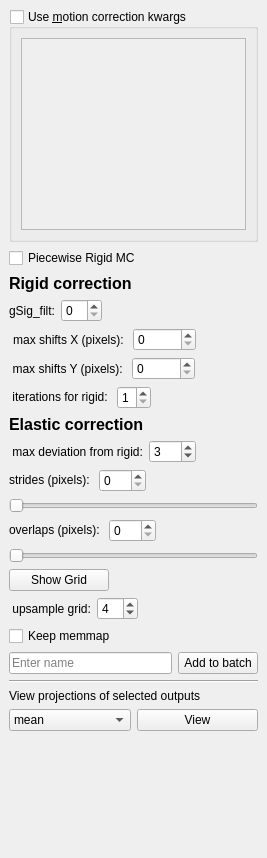
<?xml version="1.0" encoding="UTF-8"?>
<ui version="4.0">
 <class>MCORRWidget</class>
 <widget class="QDockWidget" name="MCORRWidget">
  <property name="geometry">
   <rect>
    <x>0</x>
    <y>0</y>
    <width>267</width>
    <height>858</height>
   </rect>
  </property>
  <property name="floating">
   <bool>true</bool>
  </property>
  <property name="allowedAreas">
   <set>Qt::NoDockWidgetArea</set>
  </property>
  <property name="windowTitle">
   <string>Motion Correction</string>
  </property>
  <widget class="QWidget" name="dockWidgetContents">
   <layout class="QVBoxLayout" name="verticalLayout">
    <item>
     <widget class="QGroupBox" name="groupBox_motion_correction_kwargs">
      <property name="toolTip">
       <string>You can enter additional kwargs to pass for MotionCorrect() instantiation.
Use single quotes for strings, do not use double quotes.</string>
      </property>
      <property name="statusTip">
       <string/>
      </property>
      <property name="title">
       <string>Use &amp;motion correction kwargs</string>
      </property>
      <property name="checkable">
       <bool>true</bool>
      </property>
      <property name="checked">
       <bool>false</bool>
      </property>
      <layout class="QVBoxLayout" name="verticalLayout_3">
       <item>
        <widget class="QPlainTextEdit" name="plainTextEdit_mc_kwargs">
         <property name="toolTip">
          <string>You can enter additional kwargs to pass for CNMF instantiation.
Use single quotes for strings, do not use double quotes.</string>
         </property>
        </widget>
       </item>
      </layout>
     </widget>
    </item>
    <item>
     <layout class="QHBoxLayout" name="horizontalLayout_21"/>
    </item>
    <item>
     <widget class="QCheckBox" name="checkBoxRigidMC">
      <property name="layoutDirection">
       <enum>Qt::LeftToRight</enum>
      </property>
      <property name="text">
       <string>Piecewise Rigid MC</string>
      </property>
      <property name="checked">
       <bool>false</bool>
      </property>
     </widget>
    </item>
    <item>
     <widget class="QLabel" name="label_16">
      <property name="font">
       <font>
        <pointsize>12</pointsize>
        <weight>75</weight>
        <bold>true</bold>
       </font>
      </property>
      <property name="toolTip">
       <string>Compute some summary images (correlation and peak to noise ratio)</string>
      </property>
      <property name="text">
       <string>Rigid correction</string>
      </property>
     </widget>
    </item>
    <item>
     <layout class="QHBoxLayout" name="horizontalLayout">
      <item>
       <widget class="QLabel" name="label">
        <property name="text">
         <string>gSig_filt:</string>
        </property>
       </widget>
      </item>
      <item>
       <widget class="QSpinBox" name="spinBoxGSig_filt">
        <property name="toolTip">
         <string>disabled if set to zero</string>
        </property>
       </widget>
      </item>
      <item>
       <spacer name="horizontalSpacer_2">
        <property name="orientation">
         <enum>Qt::Horizontal</enum>
        </property>
        <property name="sizeHint" stdset="0">
         <size>
          <width>40</width>
          <height>20</height>
         </size>
        </property>
       </spacer>
      </item>
     </layout>
    </item>
    <item>
     <layout class="QHBoxLayout" name="horizontalLayout_12">
      <item>
       <widget class="QLabel" name="label_9">
        <property name="layoutDirection">
         <enum>Qt::LeftToRight</enum>
        </property>
        <property name="text">
         <string> max shifts X (pixels): </string>
        </property>
        <property name="alignment">
         <set>Qt::AlignRight|Qt::AlignTrailing|Qt::AlignVCenter</set>
        </property>
       </widget>
      </item>
      <item>
       <widget class="QSpinBox" name="spinboxX">
        <property name="sizePolicy">
         <sizepolicy hsizetype="MinimumExpanding" vsizetype="Fixed">
          <horstretch>0</horstretch>
          <verstretch>0</verstretch>
         </sizepolicy>
        </property>
        <property name="maximum">
         <number>999</number>
        </property>
       </widget>
      </item>
      <item>
       <spacer name="horizontalSpacer_7">
        <property name="orientation">
         <enum>Qt::Horizontal</enum>
        </property>
        <property name="sizeHint" stdset="0">
         <size>
          <width>40</width>
          <height>20</height>
         </size>
        </property>
       </spacer>
      </item>
     </layout>
    </item>
    <item>
     <layout class="QHBoxLayout" name="horizontalLayout_13">
      <item>
       <widget class="QLabel" name="label_13">
        <property name="text">
         <string> max shifts Y (pixels): </string>
        </property>
        <property name="alignment">
         <set>Qt::AlignRight|Qt::AlignTrailing|Qt::AlignVCenter</set>
        </property>
       </widget>
      </item>
      <item>
       <widget class="QSpinBox" name="spinboxY">
        <property name="sizePolicy">
         <sizepolicy hsizetype="MinimumExpanding" vsizetype="Fixed">
          <horstretch>0</horstretch>
          <verstretch>0</verstretch>
         </sizepolicy>
        </property>
        <property name="maximum">
         <number>999</number>
        </property>
       </widget>
      </item>
      <item>
       <spacer name="horizontalSpacer_9">
        <property name="orientation">
         <enum>Qt::Horizontal</enum>
        </property>
        <property name="sizeHint" stdset="0">
         <size>
          <width>40</width>
          <height>20</height>
         </size>
        </property>
       </spacer>
      </item>
     </layout>
    </item>
    <item>
     <layout class="QHBoxLayout" name="horizontalLayout_14">
      <item>
       <widget class="QLabel" name="label_6">
        <property name="sizePolicy">
         <sizepolicy hsizetype="Preferred" vsizetype="Fixed">
          <horstretch>0</horstretch>
          <verstretch>0</verstretch>
         </sizepolicy>
        </property>
        <property name="text">
         <string> iterations for rigid: </string>
        </property>
        <property name="alignment">
         <set>Qt::AlignRight|Qt::AlignTrailing|Qt::AlignVCenter</set>
        </property>
       </widget>
      </item>
      <item>
       <widget class="QSpinBox" name="spinboxIterRigid">
        <property name="sizePolicy">
         <sizepolicy hsizetype="Fixed" vsizetype="Fixed">
          <horstretch>0</horstretch>
          <verstretch>0</verstretch>
         </sizepolicy>
        </property>
        <property name="minimum">
         <number>1</number>
        </property>
        <property name="maximum">
         <number>5</number>
        </property>
       </widget>
      </item>
      <item>
       <spacer name="horizontalSpacer_4">
        <property name="orientation">
         <enum>Qt::Horizontal</enum>
        </property>
        <property name="sizeHint" stdset="0">
         <size>
          <width>40</width>
          <height>20</height>
         </size>
        </property>
       </spacer>
      </item>
     </layout>
    </item>
    <item>
     <widget class="QLabel" name="label_17">
      <property name="font">
       <font>
        <pointsize>12</pointsize>
        <weight>75</weight>
        <bold>true</bold>
       </font>
      </property>
      <property name="toolTip">
       <string>Compute some summary images (correlation and peak to noise ratio)</string>
      </property>
      <property name="text">
       <string>Elastic correction</string>
      </property>
     </widget>
    </item>
    <item>
     <layout class="QHBoxLayout" name="horizontalLayout_16">
      <item>
       <widget class="QLabel" name="label_15">
        <property name="text">
         <string> max deviation from rigid:</string>
        </property>
        <property name="alignment">
         <set>Qt::AlignCenter</set>
        </property>
       </widget>
      </item>
      <item>
       <widget class="QSpinBox" name="spinboxMaxDev">
        <property name="maximum">
         <number>999</number>
        </property>
        <property name="value">
         <number>3</number>
        </property>
       </widget>
      </item>
      <item>
       <spacer name="horizontalSpacer_3">
        <property name="orientation">
         <enum>Qt::Horizontal</enum>
        </property>
        <property name="sizeHint" stdset="0">
         <size>
          <width>40</width>
          <height>20</height>
         </size>
        </property>
       </spacer>
      </item>
     </layout>
    </item>
    <item>
     <layout class="QVBoxLayout" name="verticalLayout_5">
      <item>
       <layout class="QHBoxLayout" name="horizontalLayout_17">
        <item>
         <widget class="QLabel" name="label_18">
          <property name="sizePolicy">
           <sizepolicy hsizetype="Preferred" vsizetype="Fixed">
            <horstretch>0</horstretch>
            <verstretch>0</verstretch>
           </sizepolicy>
          </property>
          <property name="text">
           <string>strides (pixels): </string>
          </property>
          <property name="alignment">
           <set>Qt::AlignBottom|Qt::AlignLeading|Qt::AlignLeft</set>
          </property>
         </widget>
        </item>
        <item>
         <widget class="QSpinBox" name="spinboxStrides">
          <property name="maximum">
           <number>500</number>
          </property>
          <property name="value">
           <number>0</number>
          </property>
         </widget>
        </item>
        <item>
         <spacer name="horizontalSpacer_6">
          <property name="orientation">
           <enum>Qt::Horizontal</enum>
          </property>
          <property name="sizeHint" stdset="0">
           <size>
            <width>40</width>
            <height>20</height>
           </size>
          </property>
         </spacer>
        </item>
       </layout>
      </item>
      <item>
       <widget class="QSlider" name="sliderStrides">
        <property name="minimum">
         <number>1</number>
        </property>
        <property name="maximum">
         <number>500</number>
        </property>
        <property name="orientation">
         <enum>Qt::Horizontal</enum>
        </property>
       </widget>
      </item>
     </layout>
    </item>
    <item>
     <layout class="QVBoxLayout" name="verticalLayout_6">
      <item>
       <layout class="QHBoxLayout" name="horizontalLayout_18">
        <item>
         <widget class="QLabel" name="label_19">
          <property name="sizePolicy">
           <sizepolicy hsizetype="Preferred" vsizetype="Fixed">
            <horstretch>0</horstretch>
            <verstretch>0</verstretch>
           </sizepolicy>
          </property>
          <property name="text">
           <string>overlaps (pixels): </string>
          </property>
          <property name="alignment">
           <set>Qt::AlignBottom|Qt::AlignLeading|Qt::AlignLeft</set>
          </property>
         </widget>
        </item>
        <item>
         <widget class="QSpinBox" name="spinboxOverlaps">
          <property name="maximum">
           <number>500</number>
          </property>
          <property name="value">
           <number>0</number>
          </property>
         </widget>
        </item>
        <item>
         <spacer name="horizontalSpacer_5">
          <property name="orientation">
           <enum>Qt::Horizontal</enum>
          </property>
          <property name="sizeHint" stdset="0">
           <size>
            <width>40</width>
            <height>20</height>
           </size>
          </property>
         </spacer>
        </item>
       </layout>
      </item>
      <item>
       <widget class="QSlider" name="sliderOverlaps">
        <property name="minimum">
         <number>1</number>
        </property>
        <property name="maximum">
         <number>500</number>
        </property>
        <property name="orientation">
         <enum>Qt::Horizontal</enum>
        </property>
       </widget>
      </item>
     </layout>
    </item>
    <item>
     <widget class="QPushButton" name="btnShowQuilt">
      <property name="maximumSize">
       <size>
        <width>100</width>
        <height>16777215</height>
       </size>
      </property>
      <property name="text">
       <string>Show Grid</string>
      </property>
      <property name="checkable">
       <bool>true</bool>
      </property>
     </widget>
    </item>
    <item>
     <layout class="QHBoxLayout" name="horizontalLayout_19">
      <item>
       <widget class="QLabel" name="label_10">
        <property name="text">
         <string> upsample grid:</string>
        </property>
        <property name="alignment">
         <set>Qt::AlignCenter</set>
        </property>
       </widget>
      </item>
      <item>
       <widget class="QSpinBox" name="spinboxUpsample">
        <property name="minimum">
         <number>1</number>
        </property>
        <property name="maximum">
         <number>10</number>
        </property>
        <property name="value">
         <number>4</number>
        </property>
       </widget>
      </item>
      <item>
       <spacer name="horizontalSpacer_8">
        <property name="orientation">
         <enum>Qt::Horizontal</enum>
        </property>
        <property name="sizeHint" stdset="0">
         <size>
          <width>40</width>
          <height>20</height>
         </size>
        </property>
       </spacer>
      </item>
     </layout>
    </item>
    <item>
     <widget class="QCheckBox" name="checkBoxKeepMemmap">
      <property name="text">
       <string>Keep memmap</string>
      </property>
     </widget>
    </item>
    <item>
     <layout class="QHBoxLayout" name="horizontalLayout_20">
      <item>
       <widget class="QLineEdit" name="lineEditNameElastic">
        <property name="placeholderText">
         <string>Enter name</string>
        </property>
       </widget>
      </item>
      <item>
       <widget class="QPushButton" name="btnAddToBatchElastic">
        <property name="text">
         <string>Add to batch</string>
        </property>
       </widget>
      </item>
     </layout>
    </item>
    <item>
     <widget class="Line" name="line">
      <property name="orientation">
       <enum>Qt::Horizontal</enum>
      </property>
     </widget>
    </item>
    <item>
     <widget class="QLabel" name="label_2">
      <property name="toolTip">
       <string>View Mean, Max or Std projections of the outputs from selected batch items</string>
      </property>
      <property name="text">
       <string>View projections of selected outputs</string>
      </property>
     </widget>
    </item>
    <item>
     <layout class="QHBoxLayout" name="horizontalLayout_2">
      <item>
       <widget class="QComboBox" name="comboBoxProjectionsOption">
        <property name="toolTip">
         <string>View Mean, Max or Std projections of the outputs from selected batch items</string>
        </property>
        <item>
         <property name="text">
          <string>mean</string>
         </property>
        </item>
        <item>
         <property name="text">
          <string>max</string>
         </property>
        </item>
        <item>
         <property name="text">
          <string>std</string>
         </property>
        </item>
       </widget>
      </item>
      <item>
       <widget class="QPushButton" name="pushButtonViewProjections">
        <property name="toolTip">
         <string>View Mean, Max or Std projections of the outputs from selected batch items</string>
        </property>
        <property name="text">
         <string>View</string>
        </property>
       </widget>
      </item>
     </layout>
    </item>
    <item>
     <spacer name="verticalSpacer">
      <property name="orientation">
       <enum>Qt::Vertical</enum>
      </property>
      <property name="sizeHint" stdset="0">
       <size>
        <width>20</width>
        <height>40</height>
       </size>
      </property>
     </spacer>
    </item>
   </layout>
  </widget>
 </widget>
 <tabstops>
  <tabstop>groupBox_motion_correction_kwargs</tabstop>
  <tabstop>plainTextEdit_mc_kwargs</tabstop>
  <tabstop>spinBoxGSig_filt</tabstop>
  <tabstop>spinboxX</tabstop>
  <tabstop>spinboxY</tabstop>
  <tabstop>spinboxIterRigid</tabstop>
  <tabstop>spinboxMaxDev</tabstop>
  <tabstop>spinboxStrides</tabstop>
  <tabstop>sliderStrides</tabstop>
  <tabstop>spinboxOverlaps</tabstop>
  <tabstop>sliderOverlaps</tabstop>
  <tabstop>btnShowQuilt</tabstop>
  <tabstop>spinboxUpsample</tabstop>
  <tabstop>checkBoxKeepMemmap</tabstop>
  <tabstop>lineEditNameElastic</tabstop>
  <tabstop>btnAddToBatchElastic</tabstop>
  <tabstop>comboBoxProjectionsOption</tabstop>
  <tabstop>pushButtonViewProjections</tabstop>
 </tabstops>
 <resources/>
 <connections>
  <connection>
   <sender>sliderOverlaps</sender>
   <signal>valueChanged(int)</signal>
   <receiver>spinboxOverlaps</receiver>
   <slot>setValue(int)</slot>
   <hints>
    <hint type="sourcelabel">
     <x>140</x>
     <y>393</y>
    </hint>
    <hint type="destinationlabel">
     <x>158</x>
     <y>371</y>
    </hint>
   </hints>
  </connection>
  <connection>
   <sender>sliderStrides</sender>
   <signal>valueChanged(int)</signal>
   <receiver>spinboxStrides</receiver>
   <slot>setValue(int)</slot>
   <hints>
    <hint type="sourcelabel">
     <x>122</x>
     <y>336</y>
    </hint>
    <hint type="destinationlabel">
     <x>148</x>
     <y>314</y>
    </hint>
   </hints>
  </connection>
  <connection>
   <sender>spinboxOverlaps</sender>
   <signal>valueChanged(int)</signal>
   <receiver>sliderOverlaps</receiver>
   <slot>setValue(int)</slot>
   <hints>
    <hint type="sourcelabel">
     <x>158</x>
     <y>371</y>
    </hint>
    <hint type="destinationlabel">
     <x>193</x>
     <y>393</y>
    </hint>
   </hints>
  </connection>
  <connection>
   <sender>spinboxStrides</sender>
   <signal>valueChanged(int)</signal>
   <receiver>sliderStrides</receiver>
   <slot>setValue(int)</slot>
   <hints>
    <hint type="sourcelabel">
     <x>148</x>
     <y>314</y>
    </hint>
    <hint type="destinationlabel">
     <x>92</x>
     <y>336</y>
    </hint>
   </hints>
  </connection>
  <connection>
   <sender>lineEditNameElastic</sender>
   <signal>returnPressed()</signal>
   <receiver>btnAddToBatchElastic</receiver>
   <slot>click()</slot>
   <hints>
    <hint type="sourcelabel">
     <x>116</x>
     <y>484</y>
    </hint>
    <hint type="destinationlabel">
     <x>170</x>
     <y>489</y>
    </hint>
   </hints>
  </connection>
 </connections>
</ui>
